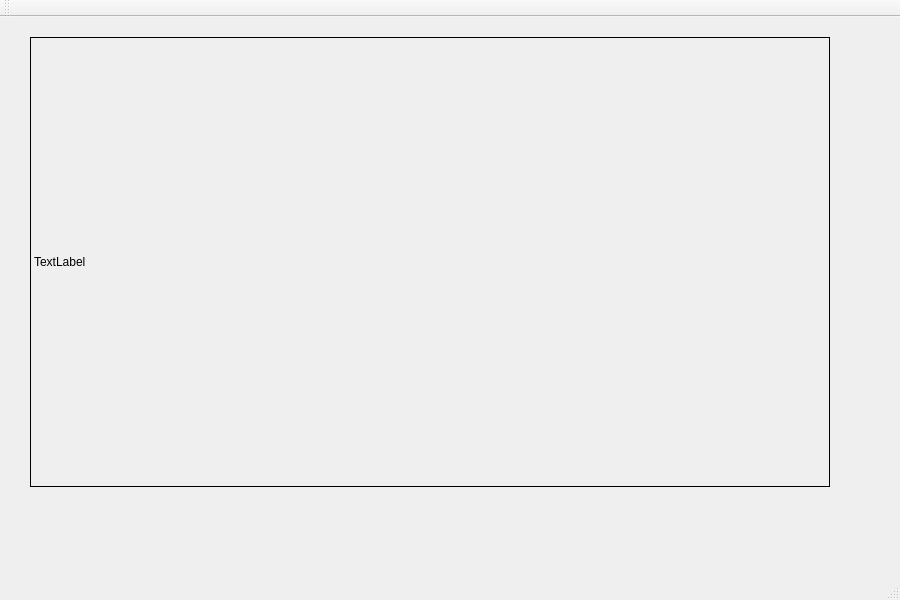
<?xml version="1.0" encoding="UTF-8"?>
<ui version="4.0">
 <class>MainWindow</class>
 <widget class="QMainWindow" name="MainWindow">
  <property name="geometry">
   <rect>
    <x>0</x>
    <y>0</y>
    <width>900</width>
    <height>600</height>
   </rect>
  </property>
  <property name="windowTitle">
   <string>MainWindow</string>
  </property>
  <widget class="QWidget" name="centralWidget">
   <widget class="QLabel" name="label">
    <property name="geometry">
     <rect>
      <x>30</x>
      <y>20</y>
      <width>800</width>
      <height>450</height>
     </rect>
    </property>
    <property name="frameShape">
     <enum>QFrame::Box</enum>
    </property>
    <property name="text">
     <string>TextLabel</string>
    </property>
   </widget>
  </widget>
  <widget class="QMenuBar" name="menuBar">
   <property name="geometry">
    <rect>
     <x>0</x>
     <y>0</y>
     <width>900</width>
     <height>16</height>
    </rect>
   </property>
  </widget>
  <widget class="QToolBar" name="mainToolBar">
   <attribute name="toolBarArea">
    <enum>TopToolBarArea</enum>
   </attribute>
   <attribute name="toolBarBreak">
    <bool>false</bool>
   </attribute>
  </widget>
  <widget class="QStatusBar" name="statusBar"/>
 </widget>
 <layoutdefault spacing="6" margin="11"/>
 <resources/>
 <connections/>
</ui>
